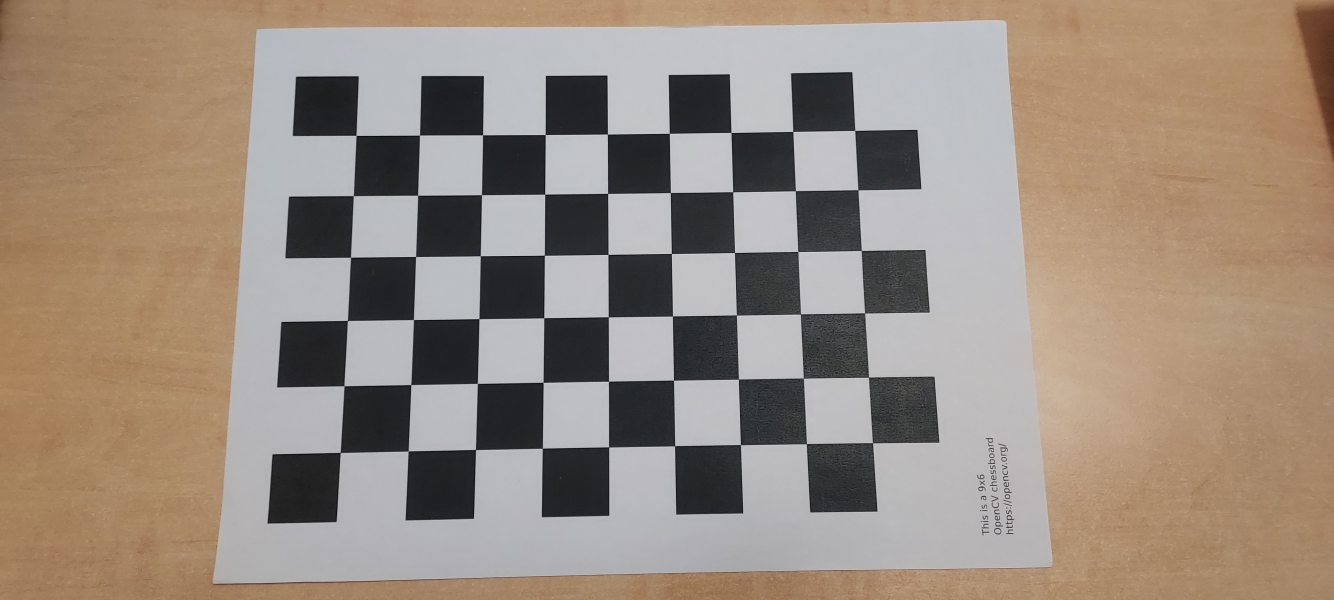
#> input picture image1.jpg, 4000 x 1800 px (shown at 1/3 size); its folder holds only this picture in this run
$ jupyter execute --allow-errors calibration.ipynb
#> lines starting #> are read from the running program, lines starting #| are printed output that depends on the picture; long printed decimals are rounded
### **Set up**

[cell 1]
import numpy as np
import glob, cv2
import os

# termination criteria
criteria = (cv2.TERM_CRITERIA_EPS+cv2.TERM_CRITERIA_MAX_ITER, 30 ,0.001)

# Object Point(3D)
objp = np.zeros((6*9,3),np.float32)

# Transpose to (6,9,2), flatten to reshpae(-1,2) and convert to (42,2)
objp[:,:2] = np.mgrid[0:9,0:6].T.reshape(-1,2)

# Arrays to store object points and image points from all the images.
objpoints = [] # 3D points in the real world
imgpoints = [] # points in the 2D image

# An array to store object points and image points from the image
images = glob.glob('*.jpg')
# images = glob.glob('image5.jpg')
print(images)
path = "./storage/"
for name in images:
    img = cv2.imread(name)
#> img is the input picture: shape (1800, 4000, 3); mean B, G, R 126.9, 140, 154.2
    gray = cv2.cvtColor(img, cv2.COLOR_BGR2GRAY)
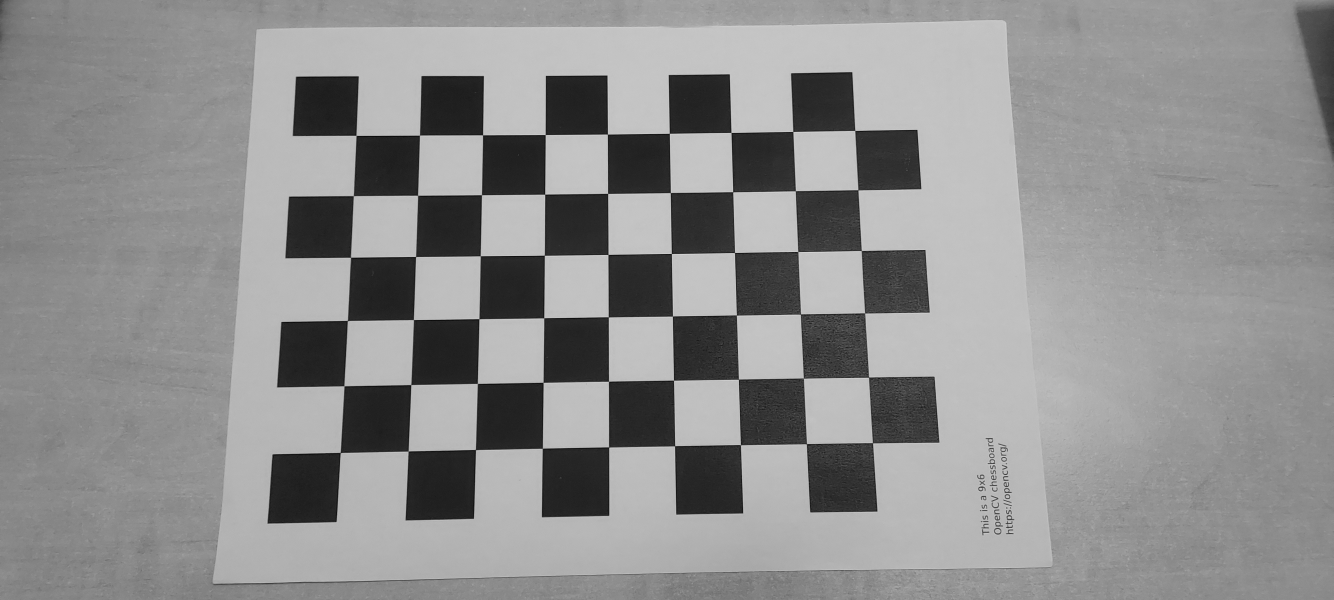
#> gray: shape (1800, 4000) (shown at 1/3 size); min 0, max 231, mean 142.7

    # Find the corners of the chessboard
    ret, corners = cv2.findChessboardCorners(gray,(9,6),None)
#> ret = True; corners = 54 rows, first 8: [1069.5, 407.7], [1259.4, 406.6], [1448.9, 405.6], [1636.5, 404.9], [1823.4, 403.3], [2008.9, 401], [2194, 398.3], [2379.3, 395.5]

    # If found, add Object points and Image points
    if ret == True:
        objpoints.append(objp)

        corners2 = cv2.cornerSubPix(gray,corners,(11,11),(-1,-1),criteria)
#> corners2 = 54 rows, first 8: [1069, 407.2], [1259.4, 406.4], [1448.7, 405.6], [1636.5, 404.8], [1823.2, 403.3], [2008.8, 400.7], [2193.9, 398.4], [2379.5, 395.4]
        imgpoints.append(corners2)

        # Let's draw a corner
        img = cv2.drawChessboardCorners(img,(9,6),corners2,ret)
#         img = cv2.resize(img, (2000,900))
        cv2.imshow(name,img)
        cv2.imwrite(os.path.join(path , name+'_corner.jpg'), img)
        cv2.waitKey(100)


cv2.destroyAllWindows()

### **Calibration**

cv.calibrateCamera() which returns the camera matrix, distortion coefficients, rotation and translation vectors etc.

[cell 2]
ret, mtx, dist, rvecs, tvecs = cv2.calibrateCamera(objpoints, imgpoints, gray.shape[::-1],None,None)
#> ret = 0.391; mtx = [[1863.9, 0, 2005.3], [0, 1847.9, 918.5], [0, 0, 1]]; dist = [[0.0134, 0.122, -0.00174, -0.000734, -0.241]]; rvecs = ([-0.131, -0.00824, -0.0156],); tvecs = ([-4.98, -2.74, 10.03],)

### **Undistortion**

Take an image

[cell 3]
img = cv2.imread('image13.jpg')
#> (the rest of this cell did not finish here and is left out)

#### **Using cv.undistort()**

Call the function and use ROI obtained above to crop the result

#> (a cell that did not finish here is left out)

#### **Using remapping**

[cell 5]
img = cv2.imread('image13.jpg')
#> (the rest of this cell did not finish here and is left out)

#> (a cell that did not finish here is left out)

Save the camera matrix and distortion coefficients for future use.

[cell 7]
np.savez('calib.npz',ret=ret,mtx=mtx,dist=dist,rvecs=rvecs,tvecs=tvecs)

### **Re-projection Error**

[cell 8]
mean_error = 0
for i in range(len(objpoints)):
    imgpoints2,_ = cv2.projectPoints(objpoints[i],rvecs[i],tvecs[i],mtx,dist)
    error = cv2.norm(imgpoints[i],imgpoints2,cv2.NORM_L2)/len(imgpoints2)
    mean_error += error
#> this loop made 1 pass
#> (error, mean_error) on pass 1: (0.0533, 0.0533)
#> after the loop, mean_error = 0.0533
print("Total error : {0}".format(mean_error/len(objpoints)))
#| Total error : 0.05327


$ run again, on image14.jpg
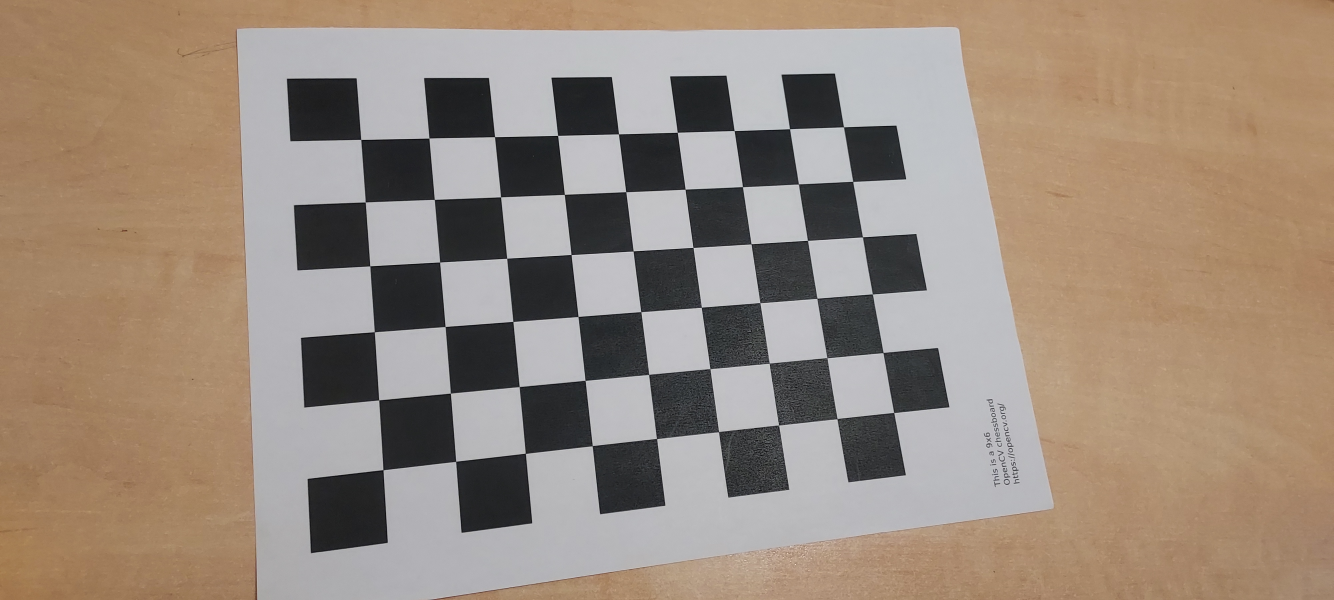
#> input picture image14.jpg, 4000 x 1800 px (shown at 1/3 size)
#> img is the input picture: shape (1800, 4000, 3); mean B, G, R 125.1, 139.1, 155.1
#> `gray = cv2.cvtColor(img, cv2.COLOR_BGR2GRAY)`:
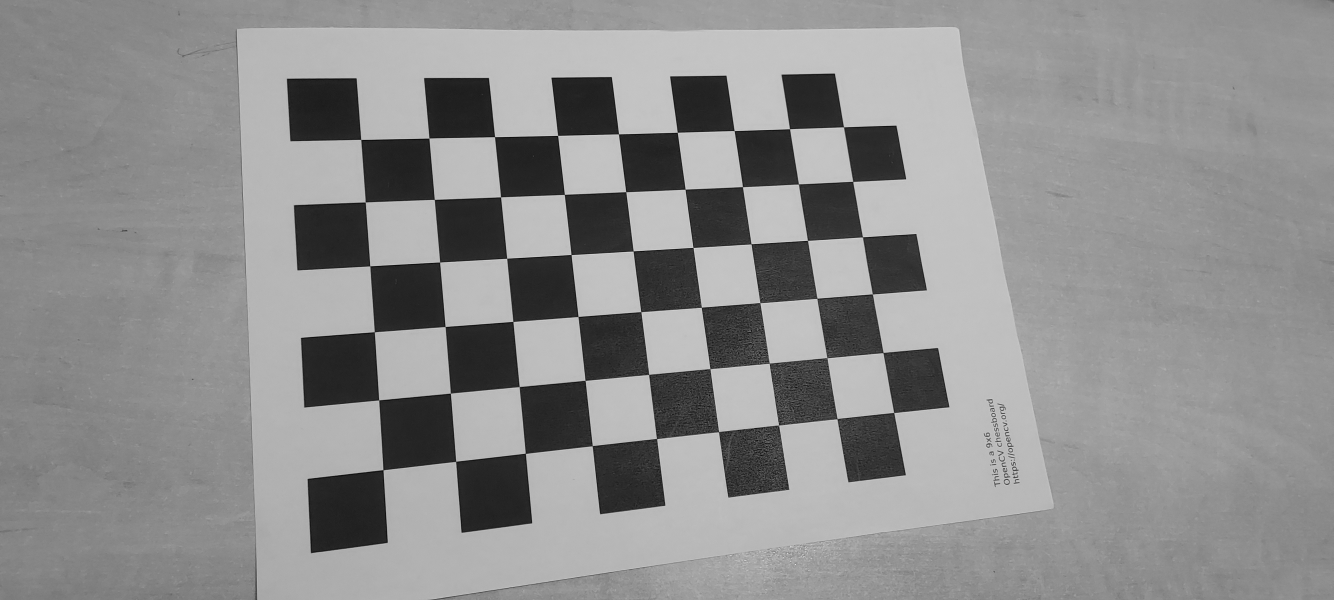
#> gray: shape (1800, 4000) (shown at 1/3 size); min 0, max 251, mean 142.3
#> `ret, corners = cv2.findChessboardCorners(gray,(9,6),None)`: ret = True; corners = 54 rows, first 8: [1083.1, 419.2], [1287.4, 415.2], [1484.6, 411.1], [1673.6, 407.5], [1856.6, 402.9], [2032.8, 397.8], [2203.4, 392.9], [2369.4, 387.5]
#> corners2 = 54 rows, first 8: [1083.2, 419.4], [1287.7, 415.2], [1484.6, 411.2], [1673.8, 407.3], [1856.5, 402.8], [2032.8, 397.7], [2203.4, 392.7], [2369.5, 387.3]
#> `ret, mtx, dist, rvecs, tvecs = cv2.calibrateCamera(objpoints, imgpoint..`: ret = 0.38; mtx = [[2556, 0, 1872.1], [0, 2530.8, 929.9], [0, 0, 1]]; dist = [[-0.0271, 1.43, -0.0026, -0.00356, -6.62]]; rvecs = ([-0.2, -0.218, -0.097],); tvecs = ([-3.97, -2.6, 13.01],)
#> the loop `for i in range(len(objpoints)):` made 1 pass
#> (error, mean_error) on pass 1: (0.0517, 0.0517)
#> after the loop `for i in range(len(objpoints)):`: mean_error = 0.0517
#| Total error : 0.05165

$ run again, on image15.jpg
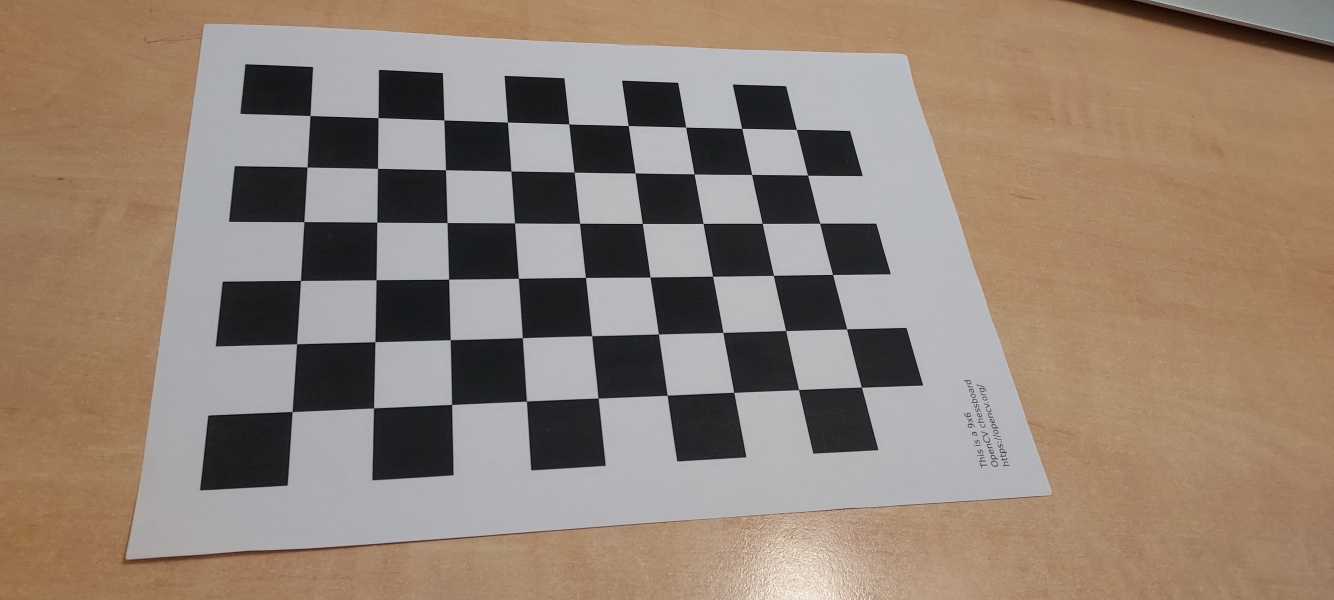
#> input picture image15.jpg, 4000 x 1800 px (shown at 1/3 size)
#> img is the input picture: shape (1800, 4000, 3); mean B, G, R 117.2, 131, 147.6
#> `gray = cv2.cvtColor(img, cv2.COLOR_BGR2GRAY)`:
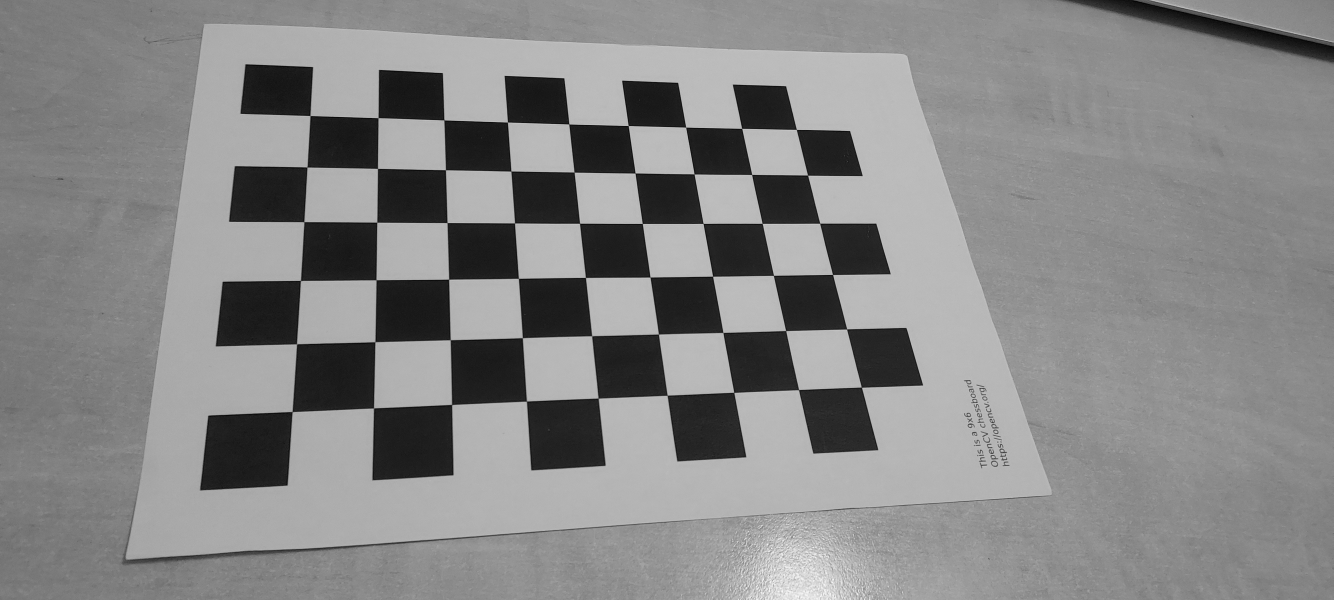
#> gray: shape (1800, 4000) (shown at 1/3 size); min 0, max 252, mean 134.3
#> `ret, corners = cv2.findChessboardCorners(gray,(9,6),None)`: ret = True; corners = 54 rows, first 8: [930.8, 347.6], [1135.1, 354.2], [1332.5, 360.9], [1523.4, 367], [1707.3, 373], [1885.7, 377.6], [2058, 382.4], [2226.2, 386.1]
#> corners2 = 54 rows, first 8: [930.9, 347.7], [1135.1, 354.3], [1332.6, 360.8], [1523.3, 367.2], [1707.5, 372.9], [1885.6, 377.6], [2058, 382.4], [2226.1, 386]
#> `ret, mtx, dist, rvecs, tvecs = cv2.calibrateCamera(objpoints, imgpoint..`: ret = 0.332; mtx = [[3131.1, 0, 2159.6], [0, 3294.9, 952.3], [0, 0, 1]]; dist = [[0.11, 0.105, -0.00176, 0.00469, -1.01]]; rvecs = ([-0.585, -0.244, -0.0965],); tvecs = ([-6.38, -2.97, 16.47],)
#> the loop `for i in range(len(objpoints)):` made 1 pass
#> (error, mean_error) on pass 1: (0.0452, 0.0452)
#> after the loop `for i in range(len(objpoints)):`: mean_error = 0.0452
#| Total error : 0.04516

$ run again, on image16.jpg
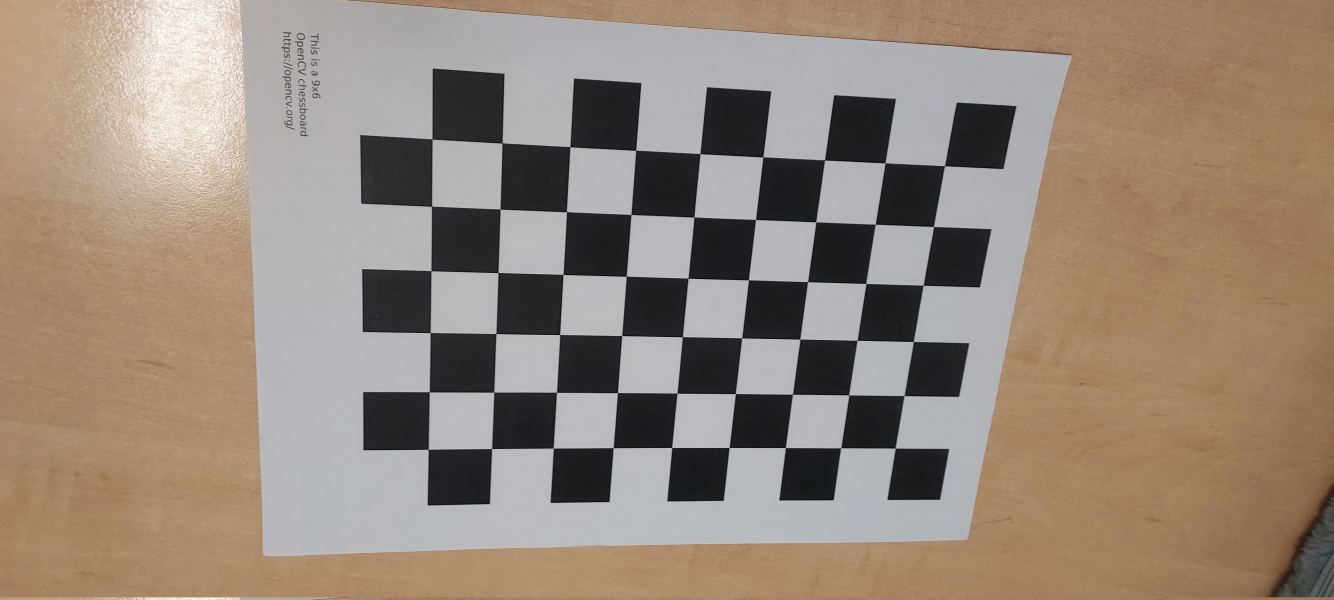
#> input picture image16.jpg, 4000 x 1800 px (shown at 1/3 size)
#> img is the input picture: shape (1800, 4000, 3); mean B, G, R 122.5, 135.9, 151.3
#> `gray = cv2.cvtColor(img, cv2.COLOR_BGR2GRAY)`:
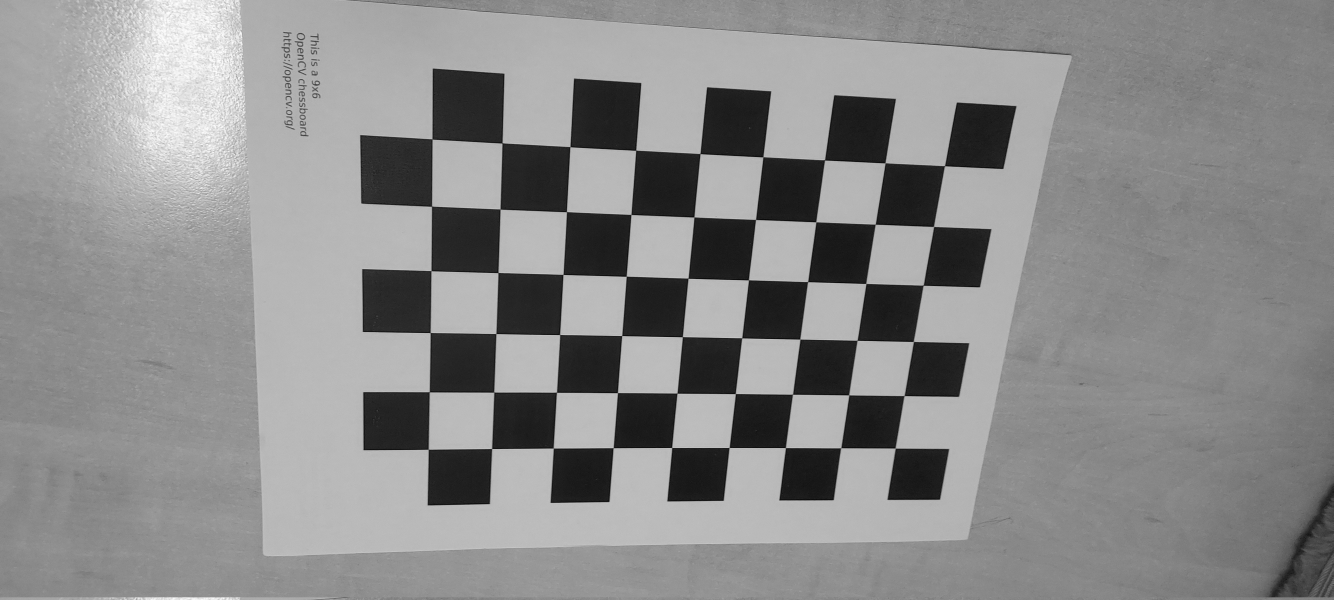
#> gray: shape (1800, 4000) (shown at 1/3 size); min 0, max 254, mean 139
#> `ret, corners = cv2.findChessboardCorners(gray,(9,6),None)`: ret = True; corners = 54 rows, first 8: [2686.5, 1345], [2523.3, 1344.1], [2357.4, 1343.8], [2188.3, 1343.3], [2016.7, 1343.2], [1841, 1344.5], [1661.5, 1344.5], [1477, 1346.6]
#> corners2 = 54 rows, first 8: [2686.4, 1345.1], [2523.4, 1344.3], [2357.3, 1343.8], [2188.4, 1343.5], [2016.1, 1343.5], [1840.4, 1344.3], [1660.7, 1345.1], [1475.8, 1346.5]
#> `ret, mtx, dist, rvecs, tvecs = cv2.calibrateCamera(objpoints, imgpoint..`: ret = 0.312; mtx = [[2916, 0, 1984.8], [0, 2955, 823.9], [0, 0, 1]]; dist = [[-0.00501, 2.02, 0.00183, -0.000852, -12.61]]; rvecs = ([0.262, 0.499, -3.03],); tvecs = ([4.11, 3.01, 17.21],)
#> the loop `for i in range(len(objpoints)):` made 1 pass
#> (error, mean_error) on pass 1: (0.0424, 0.0424)
#> after the loop `for i in range(len(objpoints)):`: mean_error = 0.0424
#| Total error : 0.04244

$ run again, on image10.jpg
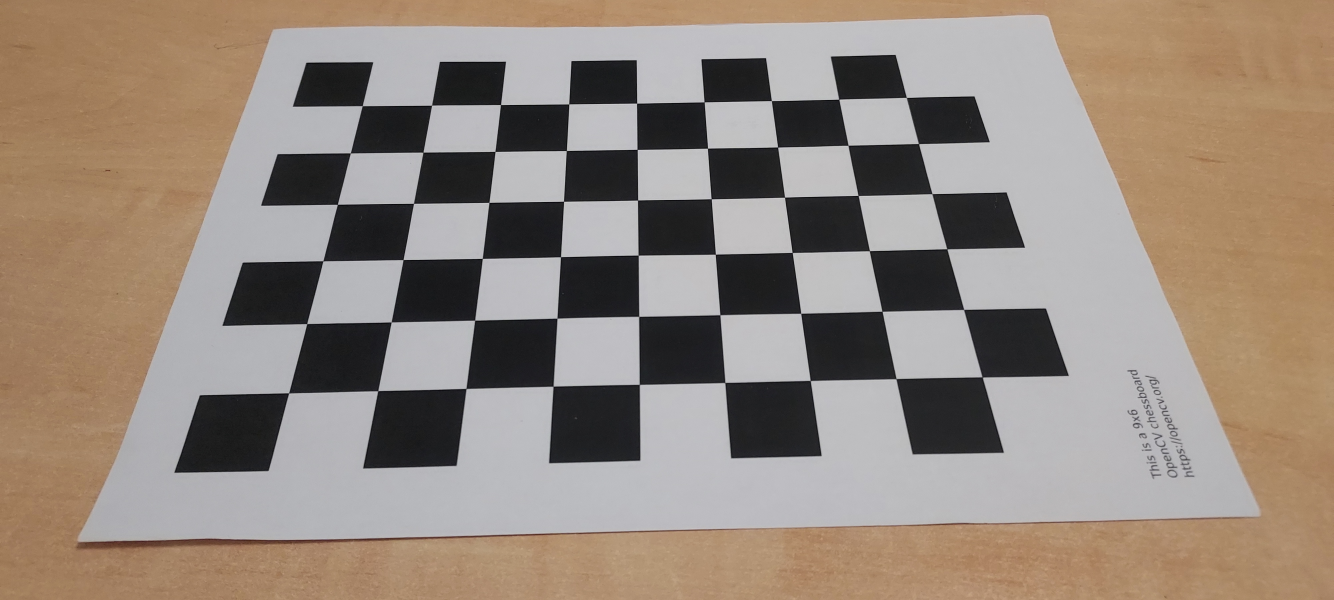
#> input picture image10.jpg, 4000 x 1800 px (shown at 1/3 size)
#> img is the input picture: shape (1800, 4000, 3); mean B, G, R 125, 136.2, 149.6
#> `gray = cv2.cvtColor(img, cv2.COLOR_BGR2GRAY)`:
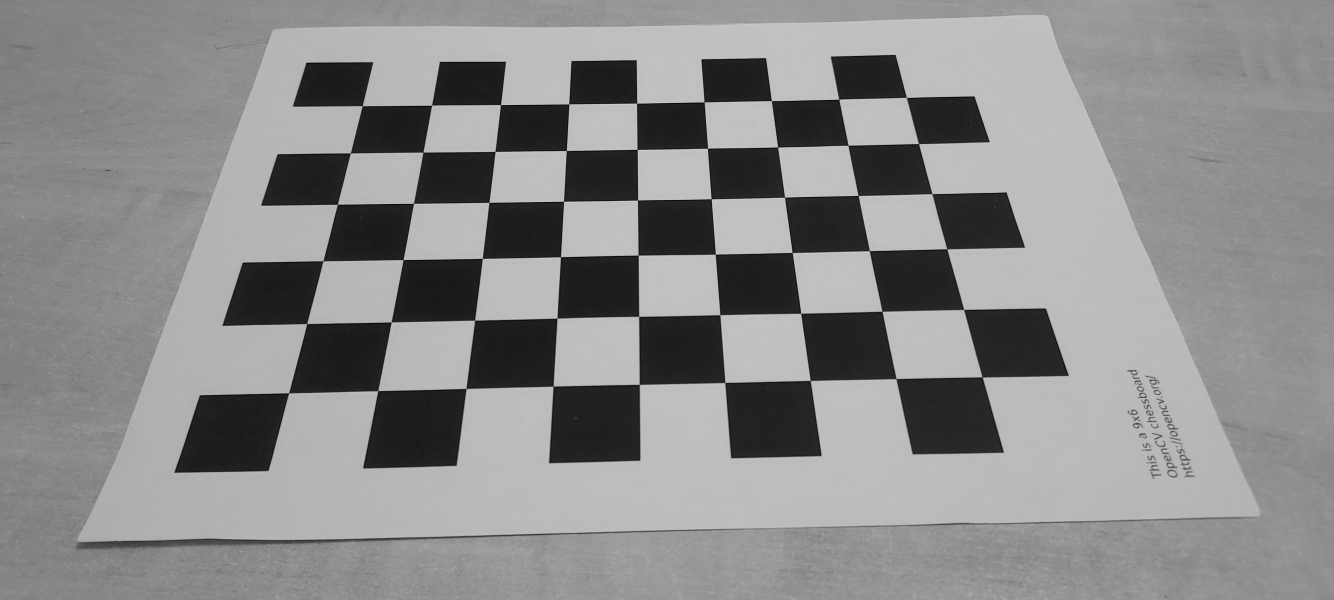
#> gray: shape (1800, 4000) (shown at 1/3 size); min 0, max 223, mean 138.9
#> `ret, corners = cv2.findChessboardCorners(gray,(9,6),None)`: ret = True; corners = 54 rows, first 8: [1087.6, 318.3], [1296, 316.4], [1502.5, 314.8], [1707.2, 313], [1911.2, 310.6], [2113.2, 306.9], [2315, 303.1], [2517.3, 298.8]
#> corners2 = 54 rows, first 8: [1087.6, 318.4], [1295.7, 316.6], [1502.5, 314.8], [1707.3, 312.8], [1911.1, 310.5], [2113.3, 306.7], [2314.9, 303.2], [2517.2, 298.5]
#> `ret, mtx, dist, rvecs, tvecs = cv2.calibrateCamera(objpoints, imgpoint..`: ret = 0.44; mtx = [[1894, 0, 2016.9], [0, 1628.1, 925.1], [0, 0, 1]]; dist = [[0.0258, 0.082, -0.00127, -0.000423, -0.184]]; rvecs = ([-0.42, -0.00949, -0.0272],); tvecs = ([-4.52, -3.43, 9.34],)
#> the loop `for i in range(len(objpoints)):` made 1 pass
#> (error, mean_error) on pass 1: (0.0599, 0.0599)
#> after the loop `for i in range(len(objpoints)):`: mean_error = 0.0599
#| Total error : 0.05985
